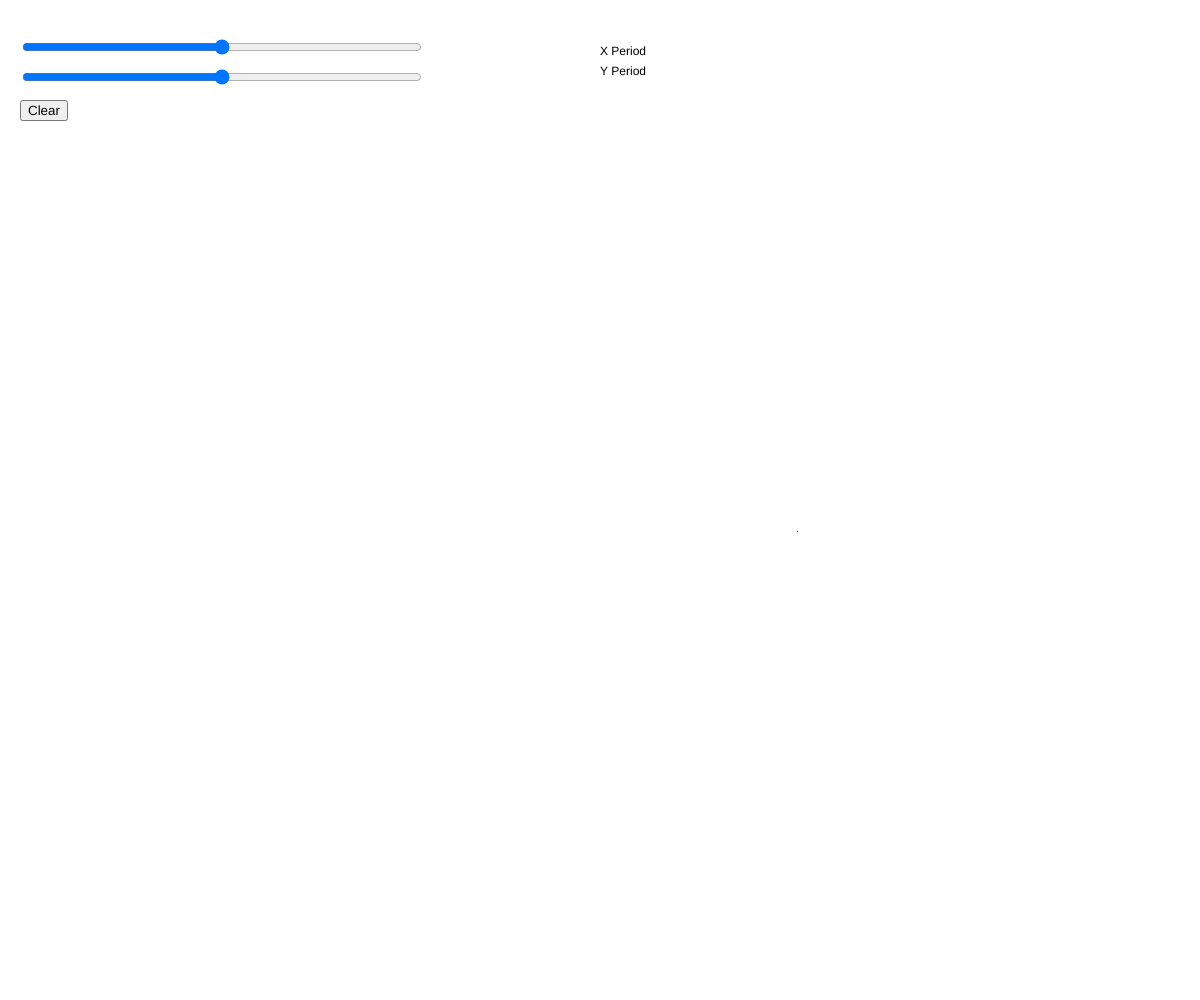
Frame 1 (no input)
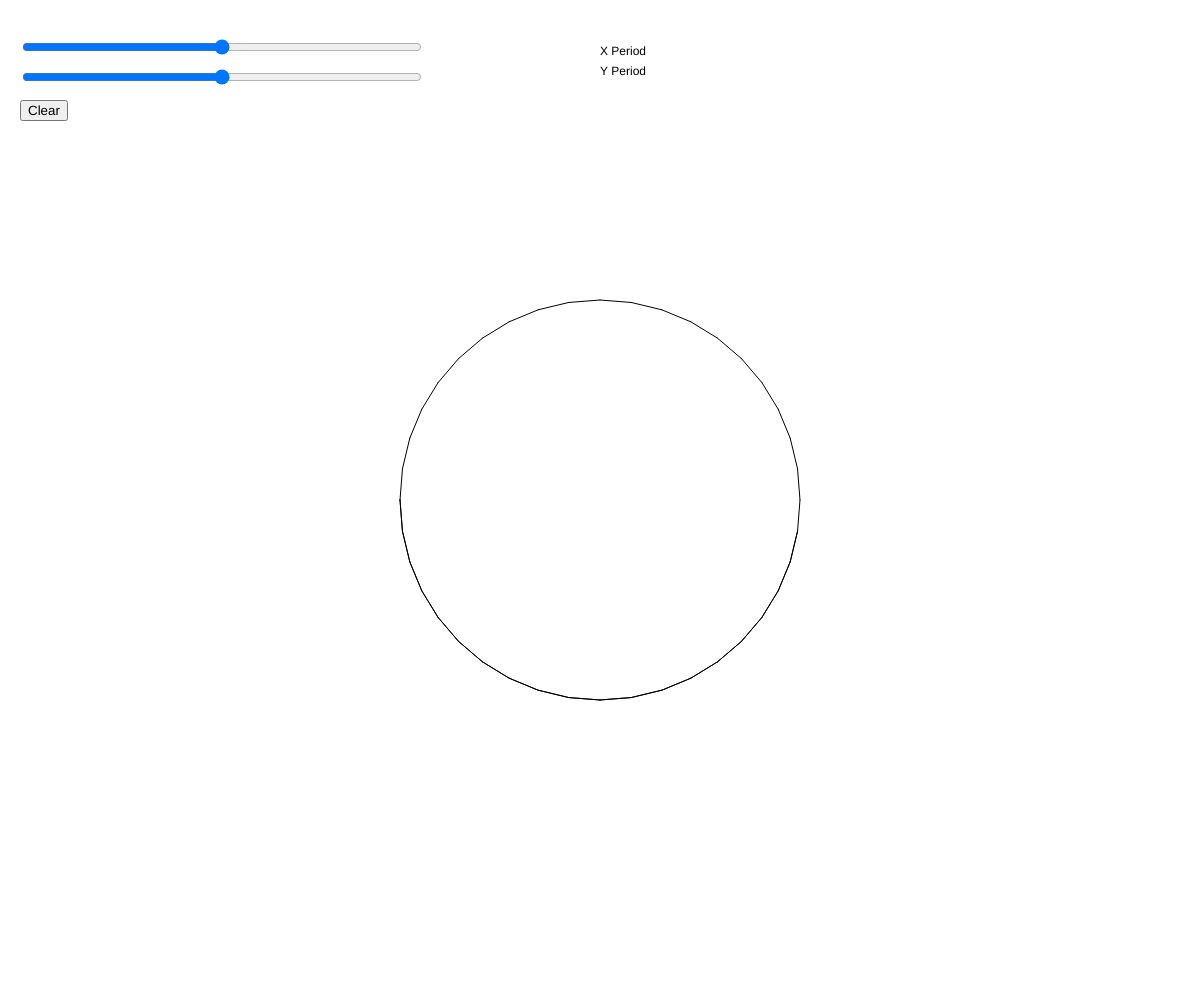
Frame 60 (no input)
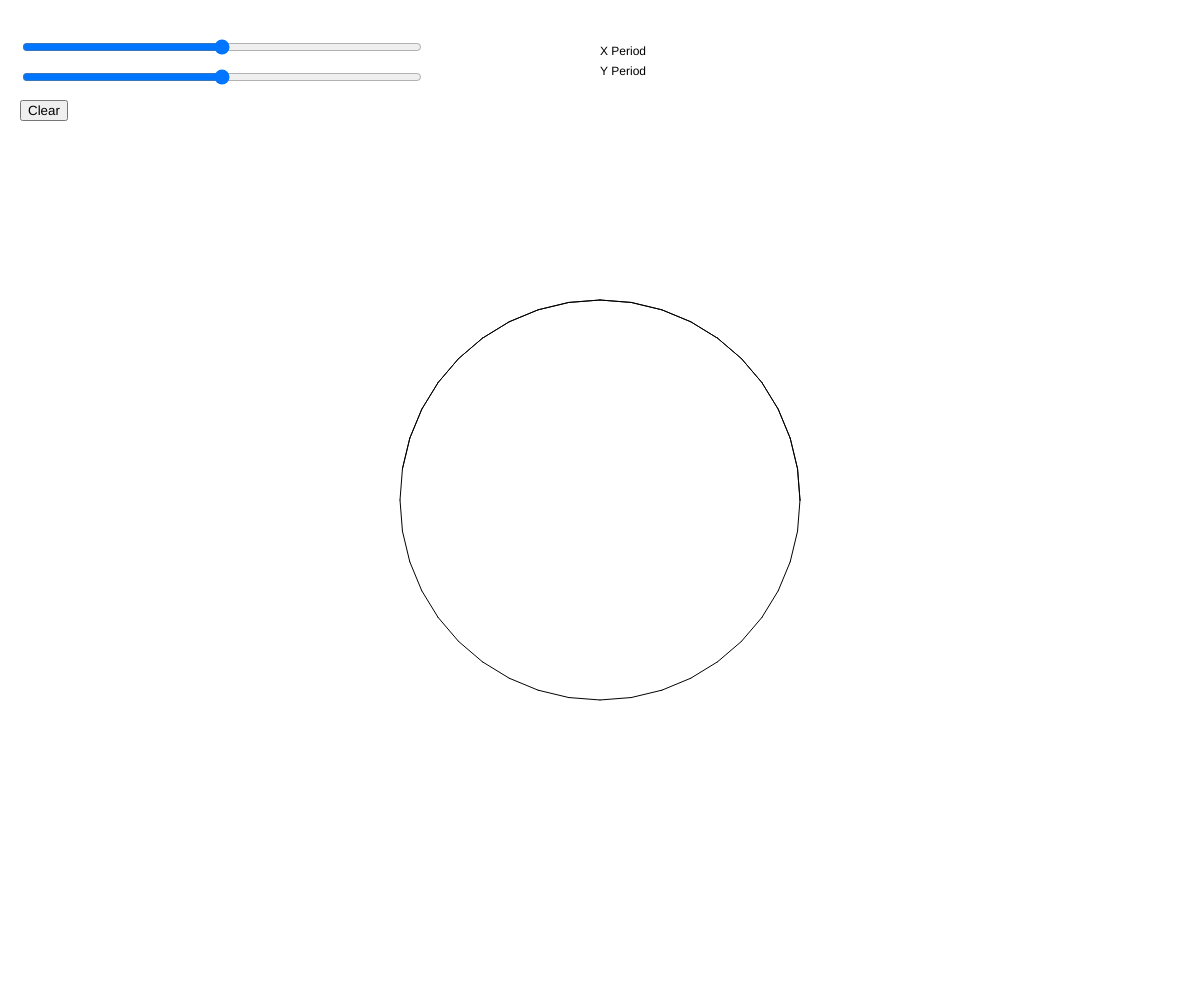
Frame 120 (the mouse pressed at the canvas centre since frame 60)

The p5.js sketch that drew these frames (run headless with seeded random() and noise() and a simulated clock; from frame 60 on, the mouse is pressed at the canvas centre):

// p5.js sketch
// ── sketch.js
var sliderVert;
var sliderHor;
var periodX;
var periodY;
var x;
var y;
var pX;
var pY;
var time;
var button;

var positions = [];

function setup() {
  // put setup code here
  createCanvas(windowWidth,windowHeight);
   
  sliderVert = createSlider(0, 100, 50);
  sliderVert.position(20, 20);
  sliderVert.size(windowWidth/3,50)
  sliderHor = createSlider(0, 100, 50);
  sliderHor.size(windowWidth/3,50)

  sliderHor.position(20, 50);

  button = createButton("Clear");
  button.position(20,100);
  
  

  time = 0;



}

function mousePressed()
{
  positions = []
  console.log("ok")

}
function draw() {
  createCanvas(windowWidth,windowHeight);

  console.log(positions)
  sliderHor.size(windowWidth/3,50)
  sliderVert.size(windowWidth/3,50)

  
  text("X Period",windowWidth/2,55);
  text("Y Period",windowWidth/2,75);
  button.mousePressed(clear);

  periodX = map(sliderVert.value(),0,100,0,2*PI);
  periodY = map(sliderHor.value(),0,100,0,2*PI);
  time+=.05;

  x = windowWidth/6*cos(periodX*time);
  y = windowWidth/6*sin(periodY*time);


  
  positions.push([x,y])
  
  
  past = null
  for (var i = positions.length - 1; i >= 0; i--) {
    push()
    translate(windowWidth/2,windowHeight/2)
    if(past == null){past = positions[i]}
    line(positions[i][0],positions[i][1],past[0],past[1])
    
    past = positions[i]
    pop()

  }

  

}
